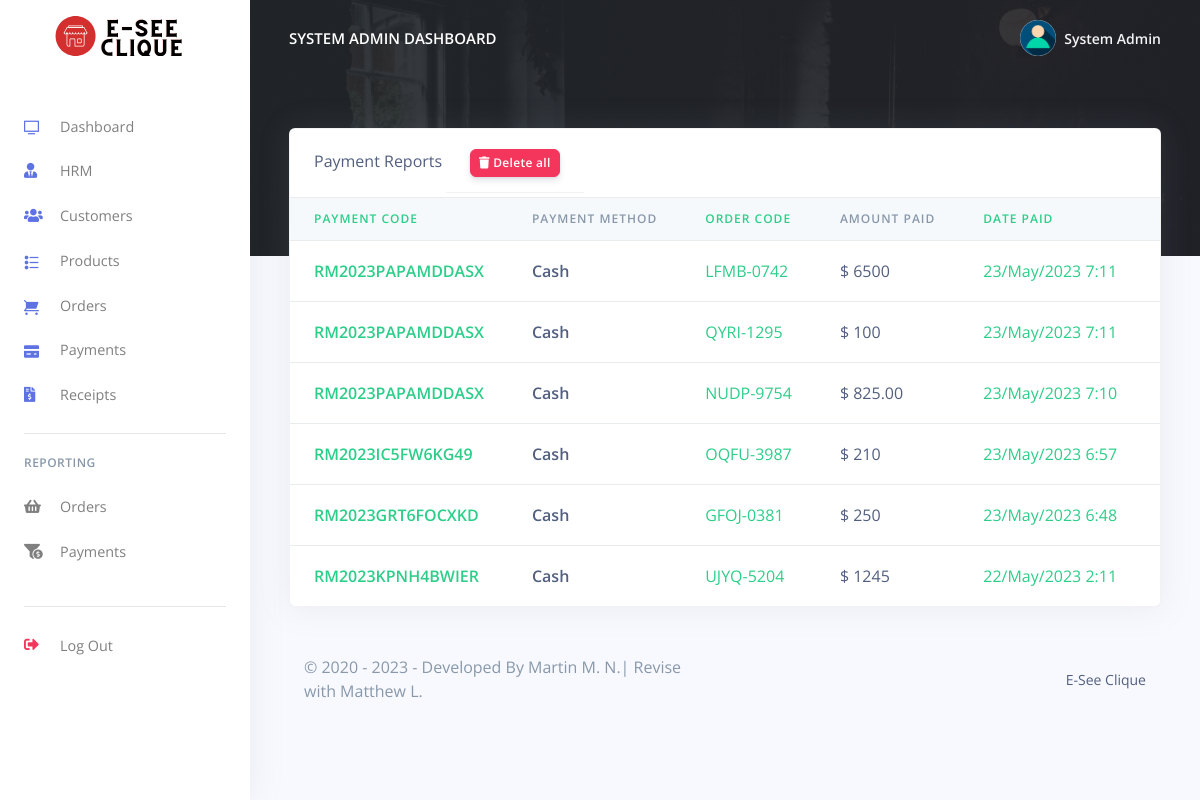
Screenshot of /Restro/admin/payments_reports.php (signed in) with the database file from the repository.
### tables this page shows
CREATE TABLE `rpos_admin` (
  `admin_id` varchar(200) NOT NULL,
  `admin_name` varchar(200) NOT NULL,
  `admin_email` varchar(200) NOT NULL,
  `admin_password` varchar(200) NOT NULL
);

CREATE TABLE `rpos_payments` (
  `pay_id` varchar(200) NOT NULL,
  `pay_code` varchar(200) NOT NULL,
  `order_code` varchar(200) NOT NULL,
  `customer_id` varchar(200) NOT NULL,
  `pay_amt` varchar(200) NOT NULL,
  `pay_method` varchar(200) NOT NULL,
  `created_at` timestamp(6) NOT NULL DEFAULT current_timestamp(6) ON UPDATE current_timestamp(6)
);

### Restro/admin/payments_reports.php (the view, shortened to what this page needs)
<?php
include('config/config.php');
require_once('partials/_head.php');
?>
<body>
    <?php
    require_once('partials/_sidebar.php');
    ?>
    <div class="main-content">
        <?php
        require_once('partials/_topnav.php');
        ?>
        <div class="container-fluid mt--8">
            <div class="row">
                <div class="col">
                    <div class="card shadow">
                        <div class="card-header border-0">
                            Payment Reports
                                <a class="card-header text-right"href="payments_reports?deleteall=1">
                                    <button class="btn btn-sm btn-danger">
                                    <i class="fas fa-trash"></i>
                                    Delete all
                                    </button>
                                </a>
                        </div>
                        <div class="table-responsive">
                            <table class="table align-items-center table-flush">
                                <thead class="thead-light">
                                    <tr>
                                        <th class="text-success" scope="col">Payment Code</th>
                                        <th scope="col">Payment Method</th>
                                        <th class="text-success" scope="col">Order Code</th>
                                        <th scope="col">Amount Paid</th>
                                        <th class="text-success" scope="col">Date Paid</th>
                                        <th scope="col">Delete</th>
                                    </tr>
                                </thead>
                                <tbody>
                                    <?php
                                    $ret = "SELECT * FROM  rpos_payments ORDER BY `created_at` DESC ";
                                    $stmt = $mysqli->prepare($ret);
                                    $stmt->execute();
                                    $res = $stmt->get_result();
                                    while ($payment = $res->fetch_object()) {
                                    ?>
                                        <tr>
                                            <th class="text-success" scope="row">
                                                <?php echo $payment->pay_code; ?>
                                            </th>
                                            <th scope="row">
                                                <?php echo $payment->pay_method; ?>
                                            </th>
                                            <td class="text-success">
                                                <?php echo $payment->order_code; ?>
                                            </td>
                                            <td>
                                                $ <?php echo $payment->pay_amt; ?>
                                            </td>
                                            <td class="text-success">
                                                <?php echo date('d/M/Y g:i', strtotime($payment->created_at)) ?>
                                            </td>
                                            <td>
                                            </td>
                                        </tr>
                                    <?php } ?>
                                </tbody>
                            </table>
                        </div>
                    </div>
                </div>
            </div>
            <?php
            require_once('partials/_footer.php');
            ?>
        </div>
    </div>
</body>
</html>

### Restro/admin/partials/_sidebar.php (shortened to what this page needs)
<?php
$admin_id = $_SESSION['admin_id'];
$ret = "SELECT * FROM  rpos_admin  WHERE admin_id = '$admin_id'";
$stmt = $mysqli->prepare($ret);
$stmt->execute();
$res = $stmt->get_result();
while ($admin = $res->fetch_object()) {
?>
  <nav class="navbar navbar-vertical fixed-left navbar-expand-md navbar-light bg-white" id="sidenav-main">
    <div class="container-fluid">
      <a class="navbar-brand pt-0" href="dashboard">
        <img src="assets/img/brand/test.svg" class="navbar-brand-img" alt="..." width="500" height="300">
      </a>
      <div class="collapse navbar-collapse" id="sidenav-collapse-main">
        <ul class="navbar-nav">
          <li class="nav-item">
            <a class="nav-link" href="dashboard">
              <i class="ni ni-tv-2 text-primary"></i> Dashboard
            </a>
          </li>
          <li class="nav-item">
            <a class="nav-link" href="hrm">
              <i class="fas fa-user-tie text-primary"></i> HRM
            </a>
          </li>
          <li class="nav-item">
            <a class="nav-link" href="customes">
              <i class="fas fa-users text-primary"></i> Customers
            </a>
          </li>
          <li class="nav-item">
            <a class="nav-link" href="products">
              <i class="ni ni-bullet-list-67 text-primary"></i>Products
            </a>
          </li>
          <li class="nav-item">
            <a class="nav-link" href="orders">
              <i class="ni ni-cart text-primary"></i> Orders
            </a>
          </li>
          <li class="nav-item">
            <a class="nav-link" href="payments">
              <i class="ni ni-credit-card text-primary"></i> Payments
            </a>
          </li>
          <li class="nav-item">
            <a class="nav-link" href="receipts">
              <i class="fas fa-file-invoice-dollar text-primary"></i> Receipts
            </a>
          </li>
        </ul>
        <hr class="my-3">
        <h6 class="navbar-heading text-muted">Reporting</h6>
        <ul class="navbar-nav mb-md-3">
          <li class="nav-item">
            <a class="nav-link" href="orders_reports">
              <i class="fas fa-shopping-basket"></i> Orders
            </a>
          </li>
          <li class="nav-item">
            <a class="nav-link" href="payments_reports">
              <i class="fas fa-funnel-dollar"></i> Payments
            </a>
          </li>
        </ul>
        <hr class="my-3">
        <ul class="navbar-nav mb-md-3">
          <li class="nav-item">
            <a class="nav-link" href="logout">
              <i class="fas fa-sign-out-alt text-danger"></i> Log Out
            </a>
          </li>
        </ul>
      </div>
    </div>
  </nav>
<?php } ?>

### Restro/admin/partials/_topnav.php (shortened to what this page needs)
<?php
$admin_id = $_SESSION['admin_id'];
$ret = "SELECT * FROM  rpos_admin  WHERE admin_id = '$admin_id'";
$stmt = $mysqli->prepare($ret);
$stmt->execute();
$res = $stmt->get_result();
while ($admin = $res->fetch_object()) {
?>
    <nav class="navbar navbar-top navbar-expand-md navbar-dark" id="navbar-main">
        <div class="container-fluid">
            <a class="h4 mb-0 text-white text-uppercase d-none d-lg-inline-block" href="dashboard"><?php echo $admin->admin_name; ?> Dashboard</a>
            <ul class="navbar-nav align-items-center d-none d-md-flex">
                <li class="nav-item dropdown">
                    <a class="nav-link pr-0" href="#" role="button" data-toggle="dropdown" aria-haspopup="true" aria-expanded="false">
                        <div class="media align-items-center">
                            <span class="avatar avatar-sm rounded-circle">
                                <img alt="Image placeholder" src="assets/img/theme/user-a-min.png">
                            </span>
                            <div class="media-body ml-2 d-none d-lg-block">
                                <span class="mb-0 text-sm  font-weight-bold"><?php echo $admin->admin_name; ?></span>
                            </div>
                        </div>
                    </a>
                </li>
            </ul>
        </div>
    </nav>
<?php } ?>

### rows the page displays
rpos_admin: admin_name "SYSTEM ADMIN", admin_name "System Admin"
rpos_payments: pay_code "RM2023PAPAMDDASX", pay_method "Cash", order_code "LFMB-0742", pay_amt "6500", created_at "23/May/2023 7:11"
rpos_payments: pay_code "RM2023PAPAMDDASX", pay_method "Cash", order_code "QYRI-1295", pay_amt "100", created_at "23/May/2023 7:11"
rpos_payments: pay_code "RM2023PAPAMDDASX", pay_method "Cash", order_code "NUDP-9754", pay_amt "825.00", created_at "23/May/2023 7:10"
rpos_payments: pay_code "RM2023IC5FW6KG49", pay_method "Cash", order_code "OQFU-3987", pay_amt "210", created_at "23/May/2023 6:57"
rpos_payments: pay_code "RM2023GRT6FOCXKD", pay_method "Cash", order_code "GFOJ-0381", pay_amt "250", created_at "23/May/2023 6:48"
rpos_payments: pay_code "RM2023KPNH4BWIER", pay_method "Cash", order_code "UJYQ-5204", pay_amt "1245", created_at "22/May/2023 2:11"
